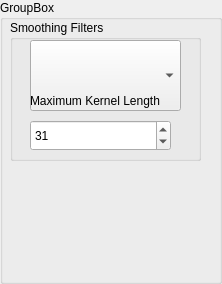
<?xml version="1.0" encoding="UTF-8"?>
<ui version="4.0">
 <class>ImgProc</class>
 <widget class="QGroupBox" name="ImgProc">
  <property name="geometry">
   <rect>
    <x>0</x>
    <y>0</y>
    <width>222</width>
    <height>284</height>
   </rect>
  </property>
  <property name="windowTitle">
   <string>GroupBox</string>
  </property>
  <property name="title">
   <string>GroupBox</string>
  </property>
  <widget class="QGroupBox" name="groupBox">
   <property name="geometry">
    <rect>
     <x>10</x>
     <y>20</y>
     <width>191</width>
     <height>141</height>
    </rect>
   </property>
   <property name="title">
    <string>Smoothing Filters</string>
   </property>
   <widget class="QComboBox" name="filterBox">
    <property name="geometry">
     <rect>
      <x>20</x>
      <y>20</y>
      <width>151</width>
      <height>71</height>
     </rect>
    </property>
   </widget>
   <widget class="QSpinBox" name="kernelLength">
    <property name="geometry">
     <rect>
      <x>20</x>
      <y>100</y>
      <width>141</width>
      <height>31</height>
     </rect>
    </property>
    <property name="value">
     <number>31</number>
    </property>
   </widget>
   <widget class="QLabel" name="label">
    <property name="geometry">
     <rect>
      <x>20</x>
      <y>70</y>
      <width>151</width>
      <height>21</height>
     </rect>
    </property>
    <property name="text">
     <string>Maximum Kernel Length</string>
    </property>
   </widget>
  </widget>
 </widget>
 <resources/>
 <connections/>
</ui>
